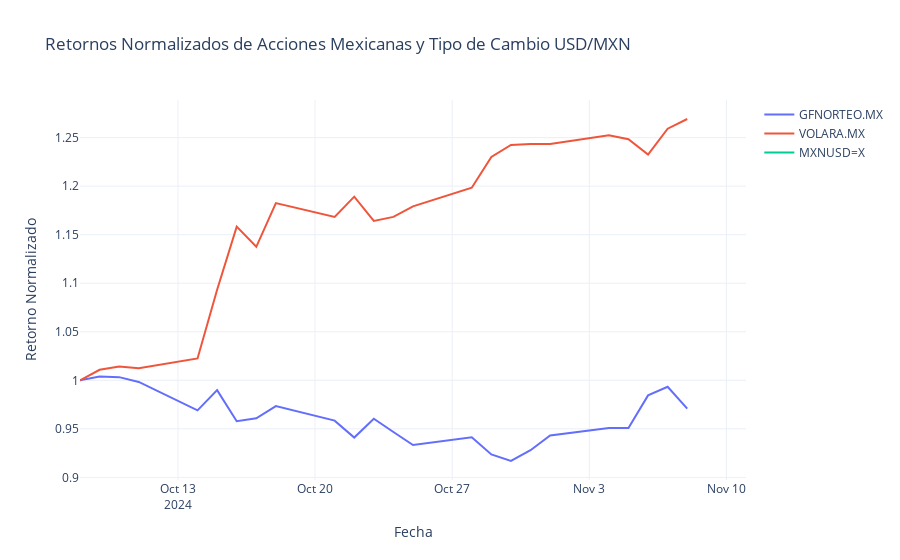
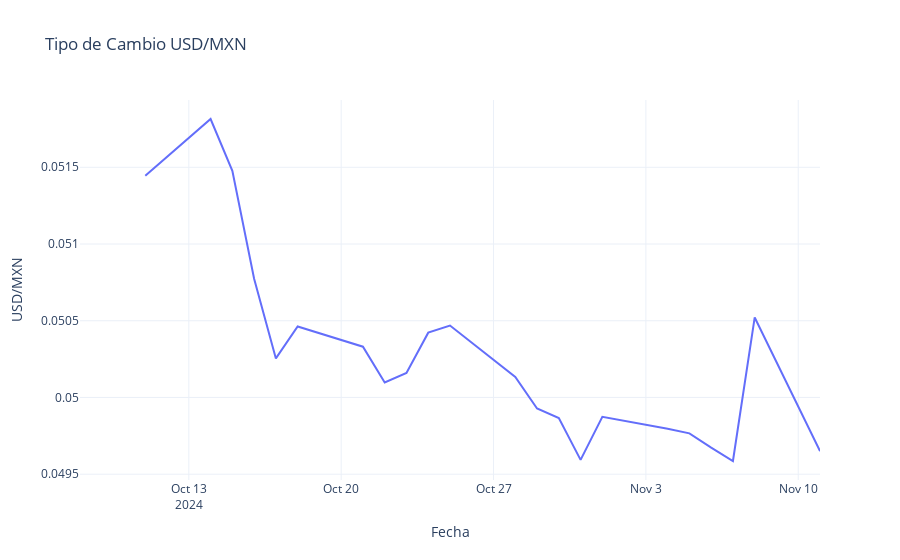

These figures' notebook cell, in order:
### Markdown cell above
### 2.2 Datos de Acciones (Yahoo Finance)

### Code cell
# Lista de tickers mexicanos relevantes, incluyendo el tipo de cambio USD/MXN
mx_tickers = ['GFNORTEO.MX', 'VOLARA.MX', 'MXNUSD=X']

# Obtener datos de acciones y tipo de cambio
stocks_data = collector.get_yahoo_data(mx_tickers, start_date_str, end_date_str)

# Verificar si se obtuvieron datos
if stocks_data.empty:
    print("No se obtuvieron datos para los tickers proporcionados.")
else:
    # Filtrar tickers con datos completos
    required_columns = ['Open', 'High', 'Low', 'Close', 'Volume']
    complete_data_tickers = [
        ticker for ticker in mx_tickers if all((ticker, col) in stocks_data.columns for col in required_columns)
    ]
    
    # Visualización de retornos normalizados
    fig = go.Figure()
    for ticker in complete_data_tickers:
        normalized_price = stocks_data[(ticker, 'Close')] / stocks_data[(ticker, 'Close')].iloc[0]
        fig.add_trace(go.Scatter(
            x=stocks_data.index,
            y=normalized_price,
            mode='lines',
            name=ticker
        ))

    fig.update_layout(
        title='Retornos Normalizados de Acciones Mexicanas y Tipo de Cambio USD/MXN',
        xaxis_title='Fecha',
        yaxis_title='Retorno Normalizado',
        template='plotly_white'
    )
    fig.show()
    
    # Visualización específica del tipo de cambio USD/MXN
    if 'MXNUSD=X' in complete_data_tickers:
        fig = go.Figure()
        fig.add_trace(go.Scatter(
            x=stocks_data.index,
            y=stocks_data[('MXNUSD=X', 'Close')],
            mode='lines',
            name='USD/MXN'
        ))

        fig.update_layout(
            title='Tipo de Cambio USD/MXN',
            xaxis_title='Fecha',
            yaxis_title='USD/MXN',
            template='plotly_white'
        )
        fig.show()

    # Estadísticas básicas de los precios de cierre
    print("\nEstadísticas de Precios de Cierre:")
    for ticker in complete_data_tickers:
        print(f"\nTicker: {ticker}")
        print(stocks_data[(ticker, 'Close')].describe())

### Figure 1 — Plotly figure (JSON) as saved in the notebook; plotly's stock layout.template omitted (floating-point values rounded to 4 significant figures)
{"data": [{"mode": "lines", "name": "GFNORTEO.MX", "type": "scatter", "x": ["2024-10-08T00:00:00", "2024-10-09T00:00:00", "2024-10-10T00:00:00", "2024-10-11T00:00:00", "2024-10-14T00:00:00", "2024-10-15T00:00:00", "2024-10-16T00:00:00", "2024-10-17T00:00:00", "2024-10-18T00:00:00", "2024-10-21T00:00:00", "2024-10-22T00:00:00", "2024-10-23T00:00:00", "2024-10-24T00:00:00", "2024-10-25T00:00:00", "2024-10-28T00:00:00", "2024-10-29T00:00:00", "2024-10-30T00:00:00", "2024-10-31T00:00:00", "2024-11-01T00:00:00", "2024-11-04T00:00:00", "2024-11-05T00:00:00", "2024-11-06T00:00:00", "2024-11-07T00:00:00", "2024-11-08T00:00:00", "2024-11-11T00:00:00"], "y": [1, 1.004, 1.003, 0.9983, 0.969, 0.9899, 0.9579, 0.9609, 0.9735, 0.9585, 0.941, 0.9604, 0.9467, 0.9334, 0.9414, 0.9236, 0.9169, 0.928, 0.9433, 0.951, 0.951, 0.9845, 0.9934, 0.9708, null]}, {"mode": "lines", "name": "VOLARA.MX", "type": "scatter", "x": ["2024-10-08T00:00:00", "2024-10-09T00:00:00", "2024-10-10T00:00:00", "2024-10-11T00:00:00", "2024-10-14T00:00:00", "2024-10-15T00:00:00", "2024-10-16T00:00:00", "2024-10-17T00:00:00", "2024-10-18T00:00:00", "2024-10-21T00:00:00", "2024-10-22T00:00:00", "2024-10-23T00:00:00", "2024-10-24T00:00:00", "2024-10-25T00:00:00", "2024-10-28T00:00:00", "2024-10-29T00:00:00", "2024-10-30T00:00:00", "2024-10-31T00:00:00", "2024-11-01T00:00:00", "2024-11-04T00:00:00", "2024-11-05T00:00:00", "2024-11-06T00:00:00", "2024-11-07T00:00:00", "2024-11-08T00:00:00", "2024-11-11T00:00:00"], "y": [1, 1.011, 1.014, 1.012, 1.023, 1.093, 1.158, 1.137, 1.182, 1.168, 1.189, 1.164, 1.168, 1.179, 1.198, 1.23, 1.242, 1.243, 1.243, 1.252, 1.248, 1.232, 1.259, 1.269, null]}, {"mode": "lines", "name": "MXNUSD=X", "type": "scatter", "x": ["2024-10-08T00:00:00", "2024-10-09T00:00:00", "2024-10-10T00:00:00", "2024-10-11T00:00:00", "2024-10-14T00:00:00", "2024-10-15T00:00:00", "2024-10-16T00:00:00", "2024-10-17T00:00:00", "2024-10-18T00:00:00", "2024-10-21T00:00:00", "2024-10-22T00:00:00", "2024-10-23T00:00:00", "2024-10-24T00:00:00", "2024-10-25T00:00:00", "2024-10-28T00:00:00", "2024-10-29T00:00:00", "2024-10-30T00:00:00", "2024-10-31T00:00:00", "2024-11-01T00:00:00", "2024-11-04T00:00:00", "2024-11-05T00:00:00", "2024-11-06T00:00:00", "2024-11-07T00:00:00", "2024-11-08T00:00:00", "2024-11-11T00:00:00"], "y": [null, null, null, null, null, null, null, null, null, null, null, null, null, null, null, null, null, null, null, null, null, null, null, null, null]}], "layout": {"title": {"text": "Retornos Normalizados de Acciones Mexicanas y Tipo de Cambio USD/MXN"}, "xaxis": {"title": {"text": "Fecha"}}, "yaxis": {"title": {"text": "Retorno Normalizado"}}}}

### Figure 2 — Plotly figure (JSON) as saved in the notebook; plotly's stock layout.template omitted (floating-point values rounded to 4 significant figures)
{"data": [{"mode": "lines", "name": "USD/MXN", "type": "scatter", "x": ["2024-10-08T00:00:00", "2024-10-09T00:00:00", "2024-10-10T00:00:00", "2024-10-11T00:00:00", "2024-10-14T00:00:00", "2024-10-15T00:00:00", "2024-10-16T00:00:00", "2024-10-17T00:00:00", "2024-10-18T00:00:00", "2024-10-21T00:00:00", "2024-10-22T00:00:00", "2024-10-23T00:00:00", "2024-10-24T00:00:00", "2024-10-25T00:00:00", "2024-10-28T00:00:00", "2024-10-29T00:00:00", "2024-10-30T00:00:00", "2024-10-31T00:00:00", "2024-11-01T00:00:00", "2024-11-04T00:00:00", "2024-11-05T00:00:00", "2024-11-06T00:00:00", "2024-11-07T00:00:00", "2024-11-08T00:00:00", "2024-11-11T00:00:00"], "y": [null, null, null, 0.05144, 0.05181, 0.05148, 0.05077, 0.05025, 0.05046, 0.05033, 0.0501, 0.05016, 0.05042, 0.05047, 0.05013, 0.04993, 0.04987, 0.04959, 0.04987, 0.0498, 0.04977, 0.04967, 0.04959, 0.05052, 0.04965]}], "layout": {"title": {"text": "Tipo de Cambio USD/MXN"}, "xaxis": {"title": {"text": "Fecha"}}, "yaxis": {"title": {"text": "USD/MXN"}}}}
